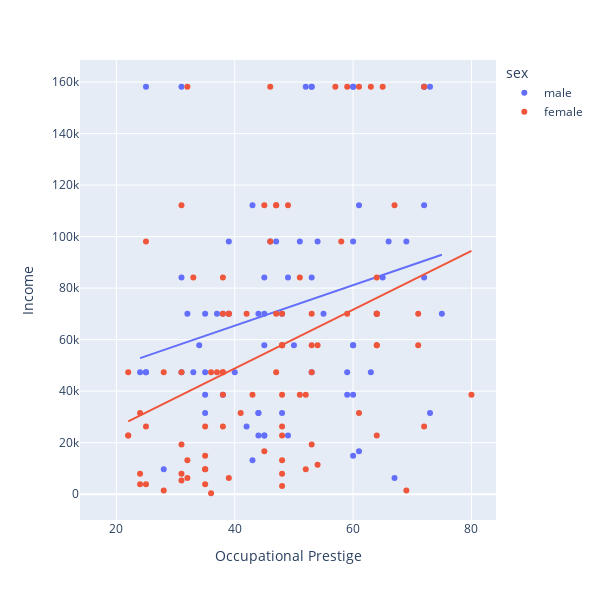

Notebook code for this chart:
### Code cell
#'lowess'
fig_scatter = px.scatter(gss_scatter.head(200), 
                         x='job_prestige', 
                         y='income', 
                         trendline='ols',
                 color = 'sex', 
                 height=600, width=600,
                 labels={'job_prestige':'Occupational Prestige', 
                        'income':'Income'},
                 hover_data=['sex', 
                             'education', 
                             'socioeconomic_index'])
fig_scatter.update(layout=dict(title=dict(x=0.5)))
fig_scatter.show()
